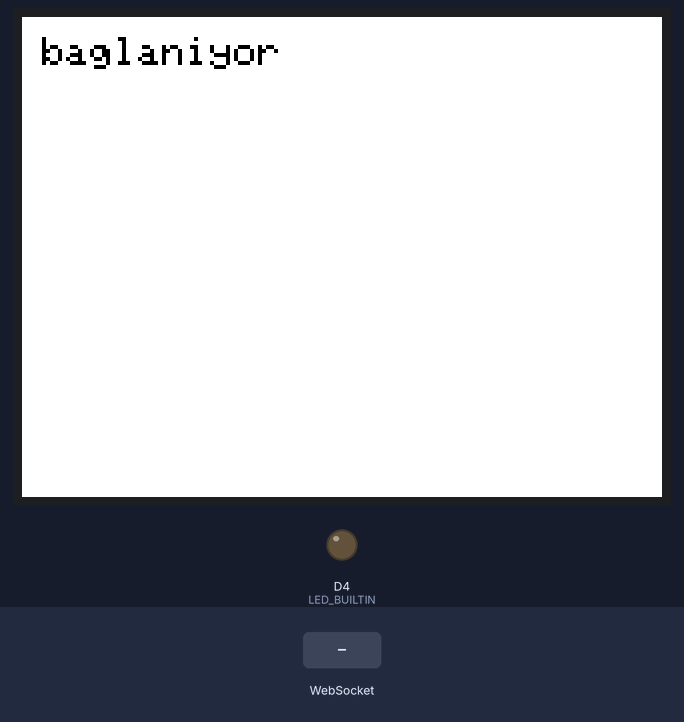
Recording of a sketch running on a simulated ESP8266 (Wemos D1 mini). Parts: 320×240 colour display, output pins drawn as LEDs (lit = HIGH, except the on-board LED, lit = LOW). The test bench sets the inputs (shaded band). WiFi joins after 1.5 s; servers stay silent unless stated; storage starts empty; what the sketch prints to the serial monitor is not drawn.

Above: at 0.3 s.
At 5.4 s:
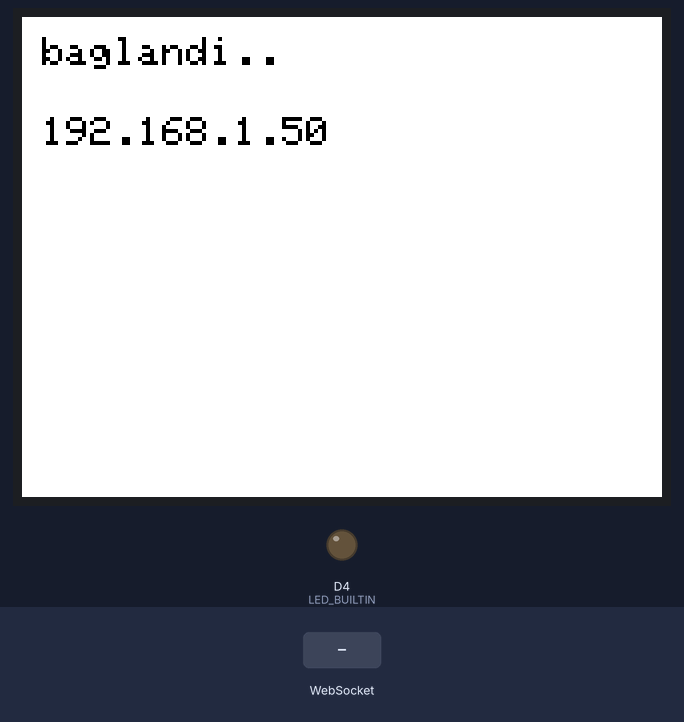
5.5 s: WebSocket text "1" received
7.0 s: WebSocket text "0" received
Timing chart, 0 to 10.0 s (numbered marks = the images above; inputs shaded):
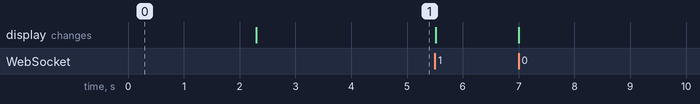

The sketch:

2020-05-19-1656_evde_tftlcd_websocket_deneme_p5js.ino
```cpp
#include <SPI.h>
#include <Adafruit_GFX.h>
#include <Adafruit_ILI9341.h>
//#include <Fonts/FreeSansOblique9pt7b.h>
#include <ESP8266HTTPClient.h>
#include <ESP8266WiFi.h>
#include <WiFiClient.h>
#include <ESP8266WebServer.h>
#include <WiFiClientSecure.h>

#include <WebSocketsServer.h>
#include <FS.h>
#include <XPT2046_Touchscreen.h>
#include <Hash.h>
#define USE_SERIAL Serial
////////////////////////////////////////////////////////////////
#define TIRQ_PIN  2
#define TFT_CS D0  //for D1 mini or TFT I2C Connector Shield (V1.1.0 or later)
#define TFT_DC D8  //for D1 mini or TFT I2C Connector Shield (V1.1.0 or later)
#define TFT_RST -1 //for D1 mini or TFT I2C Connector Shield (V1.1.0 or later)
#define TS_CS D3   //for D1 mini or TFT I2C Connector Shield (V1.1.0 or later)
Adafruit_ILI9341 tft = Adafruit_ILI9341(TFT_CS, TFT_DC, TFT_RST);
XPT2046_Touchscreen ts(TS_CS);
//////////////////////////////////////////////////////////
int rrrr=0;
//Enter your SSID and PASSWORD
const char* ssid = "NetMASTER Uydunet-E4B0";
const char* password = "mukerremcesur7106";

ESP8266WebServer server (80);
WebSocketsServer webSocket = WebSocketsServer(81);


////////////////////////////
void setup(void){

  pinMode(LED_BUILTIN, OUTPUT);
  digitalWrite(LED_BUILTIN,HIGH);
  //////////////////////////////////////////
  tft.begin();
  tft.setRotation(1);
  tft.setTextWrap(false);//yenibilgi2019-12-11:yazi satiri doldurdugunda asagi gecmesin
  tft.setTextColor(0x0000,0xffff); tft.setTextSize(2);

  tft.fillRect(0,0, 320,120, 0xffff);
  tft.fillRect(0,120,320,240,0xffff );
///////////////////////////////////////////
  ts.begin();
  ts.setRotation(1);
  /////////////////////////////////////////
  //ESP.eraseConfig();//2019-12-19yeni esp zaman zaman wifi server uzerinden gerekli dosyalara tam bağlanamiyordu. bazen iyi bazen kotu idi. belki bu cozum olur.emin degilim
  Serial.begin(115200);
  SPIFFS.begin();
  if(SPIFFS.begin()){
     Serial.println("SPIFFS dosya sistemi aktif");
    //return;
  }

  File file2 = SPIFFS.open("/index.html", "r");
  if(file2){
    Serial.println("index.html acildi");
  }
     File file7 = SPIFFS.open("/p5.min.js", "r");///deneme
  if(file7){
    Serial.println("p5.min.js acildi");
  }


  //WiFi.softAP(ssid, password);
 // IPAddress IP = WiFi.softAPIP();
WiFi.mode(WIFI_STA);
WiFi.begin(ssid, password);
while (WiFi.status() != WL_CONNECTED) {
Serial.print("Connecting..");
tft.setCursor(10, 10);tft.print("baglaniyor");
delay(1000);
}
tft.setCursor(10, 10);tft.println("baglandi..");
tft.setCursor(10, 50);tft.println(WiFi.localIP());

server.serveStatic("/", SPIFFS, "/index.html");
server.serveStatic("/p5.min.js", SPIFFS, "/p5.min.js");
server.begin();
  delay(2000);
  Serial.println("setupbitti");
  webSocket.begin();
  webSocket.onEvent(webSocketEvent);

}

void loop(void){

server.handleClient();
webSocket.loop();

String xekseni;
String yekseni;
String basinc;

  TS_Point p = ts.getPoint();
  xekseni=String(900*(p.x-300)/3000);
  yekseni=String(600*(p.y-480)/3000);
  basinc =String(p.z/10);
  webSocket.broadcastTXT(xekseni+","+yekseni+","+basinc);


}
//void webSocketEvent(uint8_t num, WStype_t type, uint8_t * payload, size_t length) {
//
//    switch(type) {
//        case WStype_DISCONNECTED:
//            USE_SERIAL.printf("[%u] Disconnected!\n", num);
//            break;
//        case WStype_CONNECTED:
//            {
//                IPAddress ip = webSocket.remoteIP(num);
//                USE_SERIAL.printf("[%u] Connected from %d.%d.%d.%d url: %s\n", num, ip[0], ip[1], ip[2], ip[3], payload);
//
//        // send message to client
//        webSocket.sendTXT(num, "Connected");
//            }
//            break;
//        case WStype_TEXT:
//            USE_SERIAL.printf("[%u] get Text: %s\n", num, payload);
//
//            // send message to client
//            // webSocket.sendTXT(num, "message here");
//
//            // send data to all connected clients
//            // webSocket.broadcastTXT("message here");
//            break;
//        case WStype_BIN:
//            USE_SERIAL.printf("[%u] get binary length: %u\n", num, length);
//            hexdump(payload, length);
//
//            // send message to client
//            // webSocket.sendBIN(num, payload, length);
//            break;
//    }
//
//}
void webSocketEvent(byte num, WStype_t type, uint8_t * payload, size_t length)
{

    //Serial.println("WStype = ");   Serial.println(type);
   // Serial.print("WS payload length = ");Serial.println(length);
    if (length > 0){String _payload = String((char *) &payload[0]);tft.setCursor(20, 200);tft.print("            ");tft.setCursor(20, 200);tft.print(_payload);}
    else{
      tft.setCursor(20, 200);tft.print("            ");tft.setCursor(20, 200);tft.print("datayok");}


}
```
